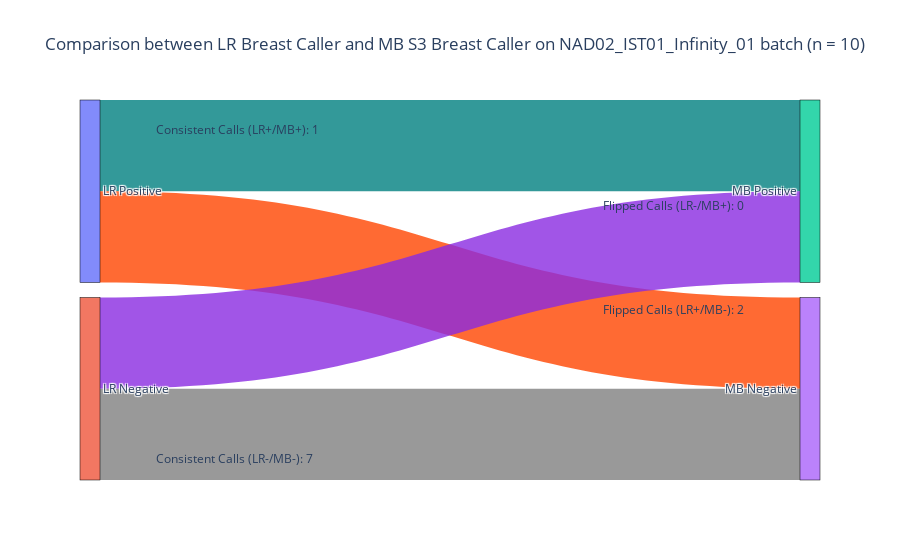

Notebook code for this chart:
### Markdown cell above
## alluvial plot

### Code cell
import plotly.graph_objects as go

#drop the duplications
df_NAD_MRD_plot = df_NAD_MRD_update.drop_duplicates(subset=["GHSampleID"])

#drop the failed samples based on column "ctDNA_detected"
df_NAD_MRD_plot = df_NAD_MRD_plot.dropna(subset=['ctDNA_detected'])
print(df_NAD_MRD_plot.shape)
print(df_NAD_MRD_plot.shape)

#rename the columns to indicate the caller name
df_NAD_MRD_plot = df_NAD_MRD_plot.rename(columns={"ctDNA_detected": "LR_Lung_call", "MB_Lung_call": "MB_Lung_call"})

# Prepare the data for the alluvial plot
df_methods = df_NAD_MRD_plot[["LR_Lung_call", "MB_Lung_call"]]
df_methods['LR_Lung_call'] = df_methods['LR_Lung_call'].apply(lambda x: 'Positive' if x == 'Detected' else 'Negative')
df_methods['MB_Lung_call'] = df_methods['MB_Lung_call'].apply(lambda x: 'Positive' if x == 'Detected' else 'Negative')

# Calculate the counts
lr_positive_mb_negative = len(df_methods[(df_methods['LR_Lung_call'] == 'Positive') & (df_methods['MB_Lung_call'] == 'Negative')])
lr_negative_mb_positive = len(df_methods[(df_methods['LR_Lung_call'] == 'Negative') & (df_methods['MB_Lung_call'] == 'Positive')])
both_positive = len(df_methods[(df_methods['LR_Lung_call'] == 'Positive') & (df_methods['MB_Lung_call'] == 'Positive')])
both_negative = len(df_methods[(df_methods['LR_Lung_call'] == 'Negative') & (df_methods['MB_Lung_call'] == 'Negative')])

# Define a minimum visual threshold for the line width 
min_visual_threshold = 20  # Adjust this value as needed for visibility

# Adjusted values for visual representation
visual_values = [
    max(both_positive, min_visual_threshold),
    max(lr_positive_mb_negative, min_visual_threshold),
    max(lr_negative_mb_positive, min_visual_threshold),
    max(both_negative, min_visual_threshold)
]

# Define Sankey diagram structure with adjusted visual values
fig = go.Figure(data=[go.Sankey(
    node=dict(
        pad=15,
        thickness=20,
        line=dict(color="black", width=0.5),
        label=["LR Positive", "LR Negative", "MB Positive", "MB Negative"],
    ),
    link=dict(
        source=[0, 0, 1, 1],  # Indices correspond to 'label' above
        target=[2, 3, 2, 3],
        value=visual_values,  # Use adjusted visual values
        color=['rgba(0, 128, 128, 0.8)', 'rgba(255, 69, 0, 0.8)', 'rgba(138, 43, 226, 0.8)', 'rgba(128, 128, 128, 0.8)']
    ))])

# Update annotations with actual counts
annotations = [
    go.layout.Annotation(x=0.1, y=0.95, xref='paper', yref='paper', showarrow=False, 
                         text=f'Consistent Calls (LR+/MB+): {both_positive}'),
    go.layout.Annotation(x=0.1, y=0.03, xref='paper', yref='paper', showarrow=False, 
                         text=f'Consistent Calls (LR-/MB-): {both_negative}'),
    go.layout.Annotation(x=0.9, y=0.45, xref='paper', yref='paper', showarrow=False, 
                         text=f'Flipped Calls (LR+/MB-): {lr_positive_mb_negative}'),
    go.layout.Annotation(x=0.9, y=0.75, xref='paper', yref='paper', showarrow=False, 
                         text=f'Flipped Calls (LR-/MB+): {lr_negative_mb_positive}')
]

fig.update_layout(title_text="Comparison between LR Breast Caller and MB S3 Breast Caller on NAD02_IST01_Infinity_01 batch (n = 10)", annotations=annotations)

fig.show()

### Figure 1 — Plotly figure (JSON) as saved in the notebook; plotly's stock layout.template omitted (floating-point values rounded to 4 significant figures)
{"data": [{"link": {"color": ["rgba(0, 128, 128, 0.8)", "rgba(255, 69, 0, 0.8)", "rgba(138, 43, 226, 0.8)", "rgba(128, 128, 128, 0.8)"], "source": [0, 0, 1, 1], "target": [2, 3, 2, 3], "value": [20, 20, 20, 20]}, "node": {"label": ["LR Positive", "LR Negative", "MB Positive", "MB Negative"], "line": {"color": "black", "width": 0.5}, "pad": 15, "thickness": 20}, "type": "sankey"}], "layout": {"annotations": [{"showarrow": false, "text": "Consistent Calls (LR+/MB+): 1", "x": 0.1, "xref": "paper", "y": 0.95, "yref": "paper"}, {"showarrow": false, "text": "Consistent Calls (LR-/MB-): 7", "x": 0.1, "xref": "paper", "y": 0.03, "yref": "paper"}, {"showarrow": false, "text": "Flipped Calls (LR+/MB-): 2", "x": 0.9, "xref": "paper", "y": 0.45, "yref": "paper"}, {"showarrow": false, "text": "Flipped Calls (LR-/MB+): 0", "x": 0.9, "xref": "paper", "y": 0.75, "yref": "paper"}], "title": {"text": "Comparison between LR Breast Caller and MB S3 Breast Caller on NAD02_IST01_Infinity_01 batch (n = 10)"}}}
